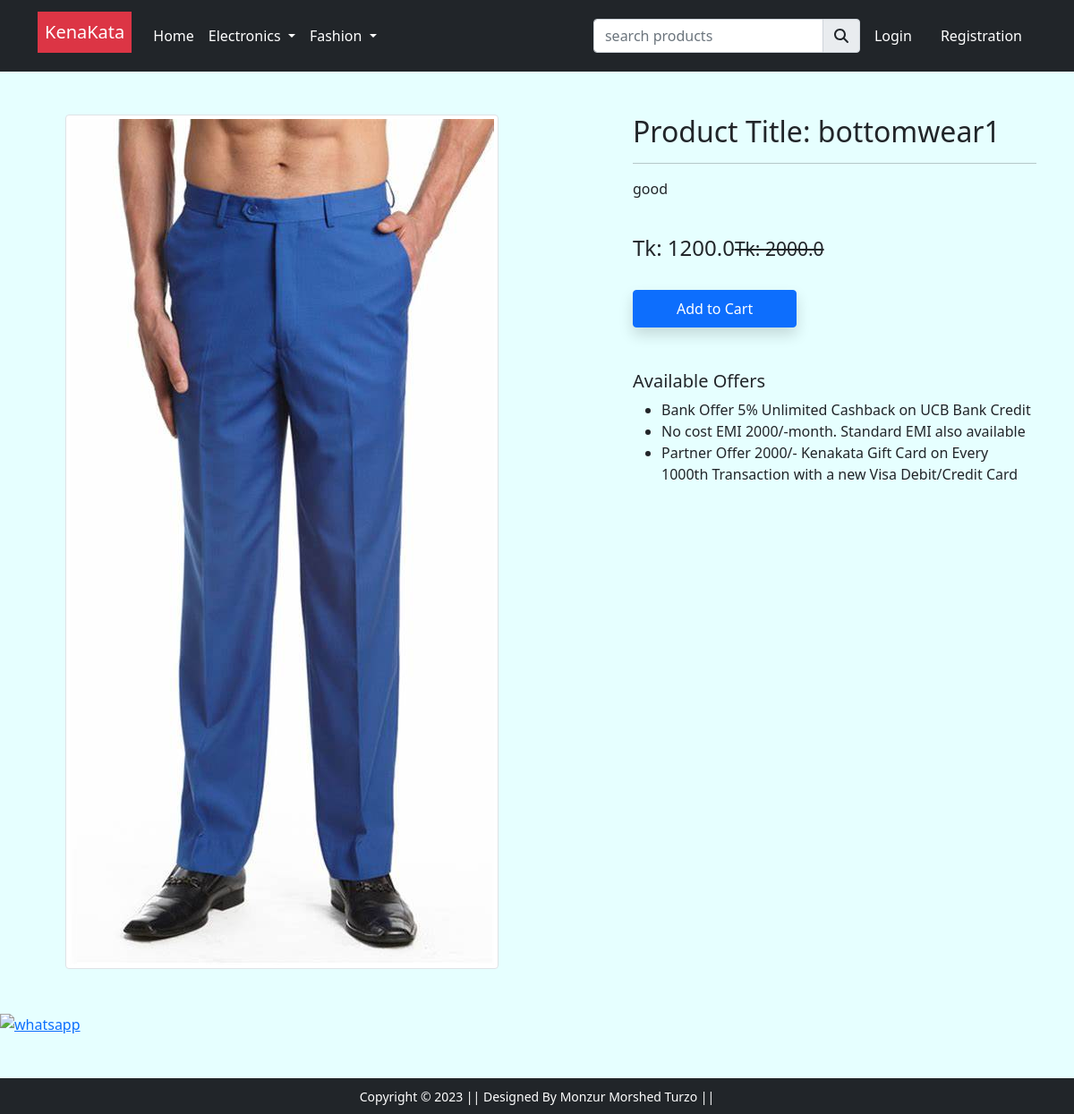
The page /product-detail/16 on the database its author committed.
### app/models.py (models this page shows, shortened)
class Product(models.Model):
    title=models.CharField(max_length=100)
    selling_price=models.FloatField()
    discounted_price=models.FloatField()
    description=models.TextField()
    brand=models.CharField(max_length=100)
    quantity=models.IntegerField(null=True,blank=True,default=5)
    colour=models.CharField(max_length=20,null=True,blank=True)
    size=models.CharField(max_length=20,null=True,blank=True)
    catagory=models.CharField(choices=CATAGORY_CHOICES,max_length=2)
    product_image=models.ImageField(upload_to='productimg')

### app/views.py (the view)
# urls.py: path('product-detail/<int:pk>', views.ProductDetailView.as_view(), name='product-detail'),
class ProductDetailView(View):
    def get(self,request,pk):
        totalitem=0
        product=Product.objects.get(pk=pk)
        item_already_in_cart=False
        if request.user.is_authenticated:
            totalitem= len(Cart.objects.filter(user=request.user))
            item_already_in_cart=Cart.objects.filter(Q(product=product.id) & Q(user=request.user)).exists()
        return render(request, 'app/productdetail.html',
        {'product':product, 'item_already_in_cart':item_already_in_cart})

### app/templates/app/productdetail.html (shortened to what this page needs)
{% extends 'app/base.html' %}
{% load static %}
{% block main-content %}
<div class="container my-5">
 <div class="row">
  <div class="col-sm-6 text-center align-self-center">
   <img src="{{product.product_image.url}}" alt="" class="img-fluid img-thumbnail">
  </div>
  <div class="col-sm-5 offset-sm-1">
   <h2>Product Title: {{product.title}}</h2>
   <hr>
   <p>{{product.description}}</p> <br>
   <h4>Tk: {{product.discounted_price}}<small class="fw-light text-decoration-line-through">Tk: {{product.selling_price}}</small></h4> <br>
   {% if item_already_in_cart %}
   <a href="{% url 'showcart' %}" class="btn btn-warning shadow px-5 py-2 ms-4">
      Go to Cart</a>
   {% else %}
   <form action="/add-to-cart" class="d-inline">
   <button type="submit" class="btn btn-primary shadow px-5 py-2">Add to Cart</button>
   </form>
   {% endif %}
   <h5 class="mt-5">Available Offers</h5>
   <ul>
    <li>Bank Offer 5% Unlimited Cashback on UCB Bank Credit</li>
    <li>No cost EMI 2000/-month. Standard EMI also available</li>
    <li>Partner Offer 2000/- Kenakata Gift Card on Every 1000th Transaction with a new Visa Debit/Credit Card</li>
   </ul>
  </div>
 </div>
</div>
{% endblock main-content %}

### rows shown on the page
Product: product_image (picture), title "bottomwear1", description "good", discounted_price "1200.0", selling_price "2000.0"
